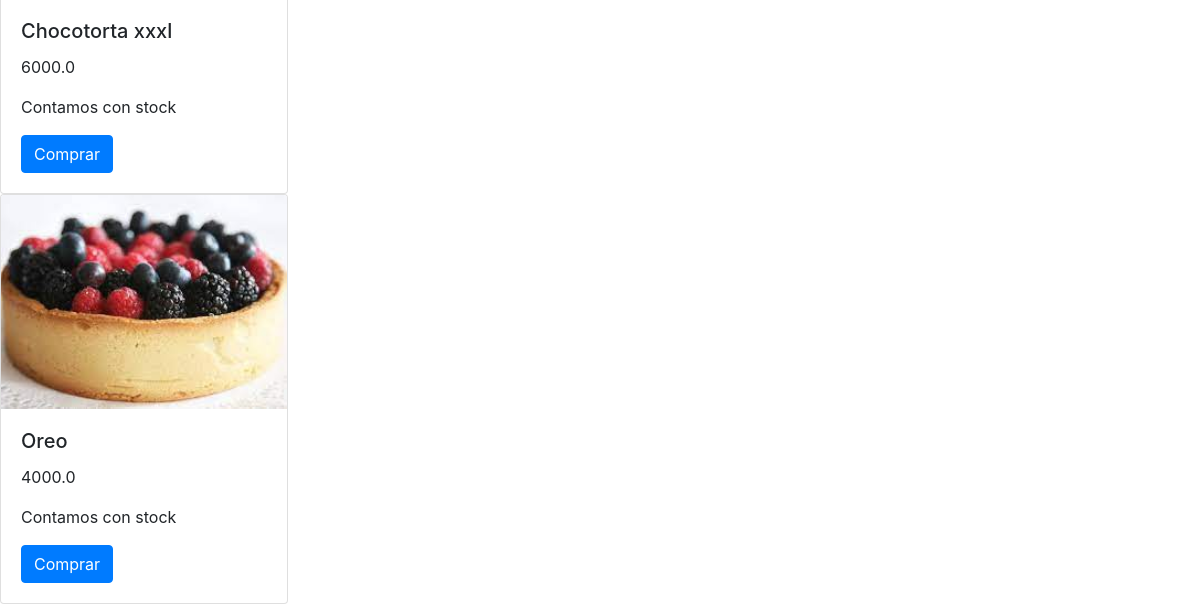
Before: /cakes/list-cakes/ (lower part) with the older database file.
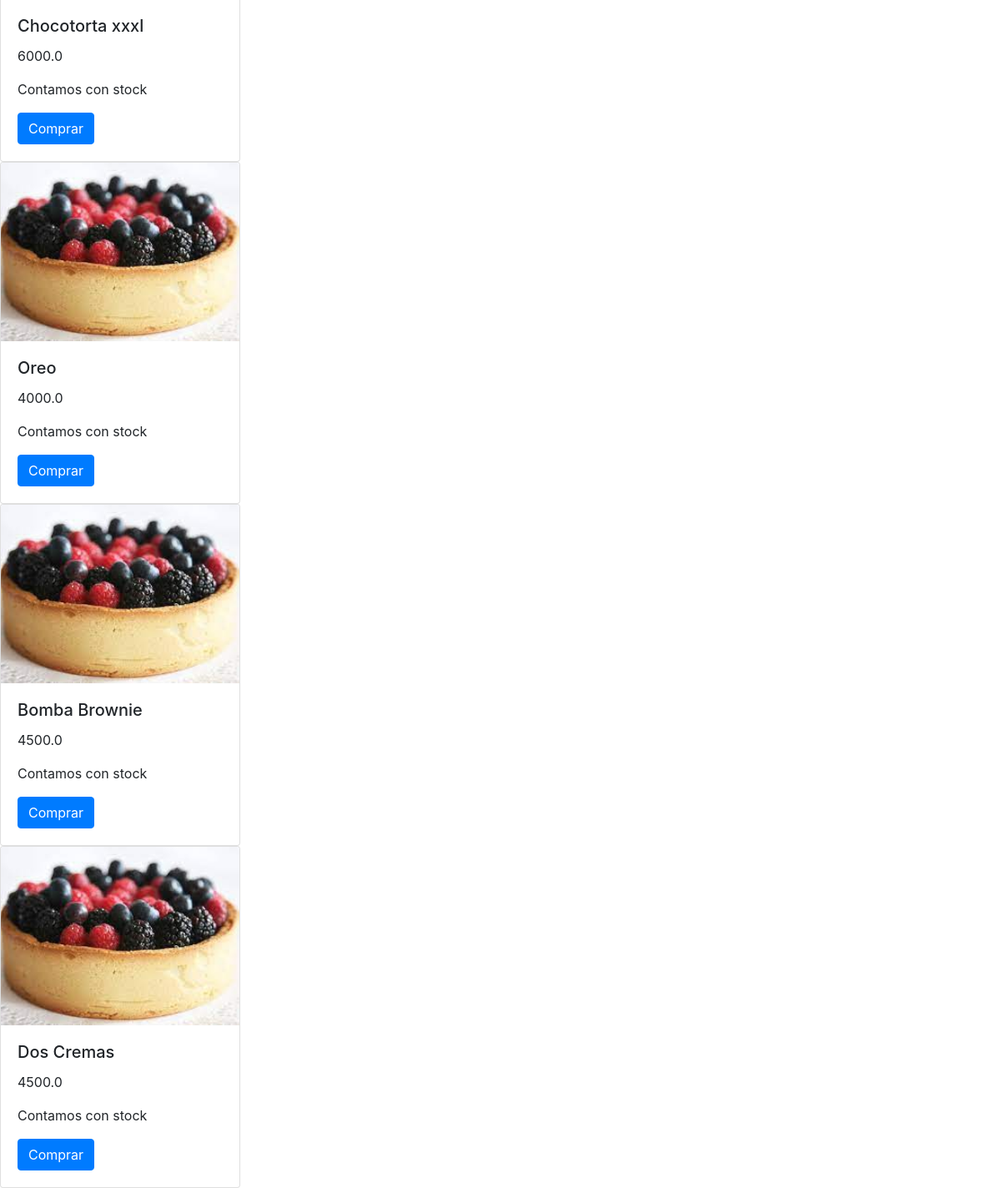
After: the same page with the newer database file.
### cakes/models.py (models this page shows)
class Frozen_cakes(models.Model):
    name = models.CharField(max_length= 100)
    price = models.FloatField()
    stock = models.BooleanField(default=True)

### cakes/views.py (the view)
# urls.py: path('list-cakes/', list_cakes),
def list_cakes(request):
    if 'search' in request.GET:
        search = request.GET['search']
        cakes = Frozen_cakes.objects.filter(name__contains=search)
    else:
        cakes = Frozen_cakes.objects.all()
    context = {
        'cakes':cakes,
    }
    return render(request, 'list_cakes.html', context=context)

### templates/list_cakes.html (shortened to what this page needs)
{% extends 'base.html'%}
{%block content%}
    {% for cake in cakes%}
    <div class="card" style="width: 18rem;">
        <img class="card-img-top" alt="...">
        <div class="card-body">
          <h5 class="card-title">{{cake.name}}</h5>
          <p class="card-text">{{cake.price}}</p>
          {% if cake.stock == True %}
          <p>Contamos con stock</p>
          {% endif %}
          <a href="#" class="btn btn-primary">Comprar</a>
        </div>
      </div>
    {% endfor %}
  {%endblock%}

### templates/base.html (shortened to what this page needs)
<!DOCTYPE html>
<html lang="en">
<head>
    <link rel="stylesheet" href="https://cdn.jsdelivr.net/npm/bootstrap@4.6.2/dist/css/bootstrap.min.css">
</head>
<body>
   {% block content %}
   {% endblock %}
</body>
</html>

Changed rows visible on the page:
added Frozen_cakes: name "Bomba Brownie", price "4500.0", stock "Contamos con stock"
added Frozen_cakes: name "Dos Cremas", price "4500.0", stock "Contamos con stock"
